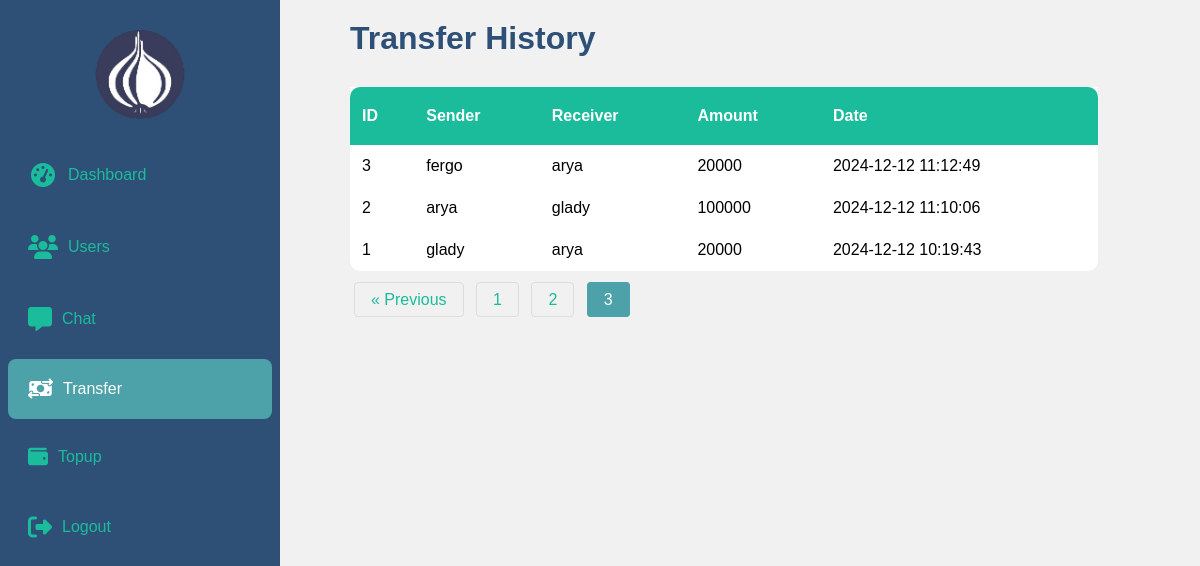
Page /Views/dashboard/transfer.php?page=3 on the committed database.
### tables this page shows
CREATE TABLE `transfer` (
  `id` int(11) NOT NULL AUTO_INCREMENT,
  `sender_id` int(11) DEFAULT NULL,
  `receiver_id` int(11) DEFAULT NULL,
  `amount` int(11) DEFAULT NULL,
  `created_at` datetime DEFAULT current_timestamp(),
  PRIMARY KEY (`id`),
  KEY `sender_id` (`sender_id`),
  KEY `receiver_id` (`receiver_id`),
  CONSTRAINT `transfer_ibfk_1` FOREIGN KEY (`sender_id`) REFERENCES `users` (`id`),
  CONSTRAINT `transfer_ibfk_2` FOREIGN KEY (`receiver_id`) REFERENCES `users` (`id`)
);

CREATE TABLE `users` (
  `id` int(11) NOT NULL AUTO_INCREMENT,
  `name` varchar(100) NOT NULL,
  `username` varchar(50) NOT NULL,
  `email` varchar(100) NOT NULL,
  `password` varchar(255) NOT NULL,
  `address` text NOT NULL,
  `role` enum('admin','user') DEFAULT 'user',
  `balance` decimal(15,2) DEFAULT 0.00,
  PRIMARY KEY (`id`),
  UNIQUE KEY `username` (`username`),
  UNIQUE KEY `email` (`email`)
);

### Views/dashboard/transfer.php (the view, shortened to what this page needs)
<?php
include __DIR__ . '/../../config/connect.php';
$records_per_page = 10;
$page = isset($_GET['page']) && is_numeric($_GET['page']) ? intval($_GET['page']) : 1;
$offset = ($page - 1) * $records_per_page;
$total_query = "SELECT COUNT(*) AS total FROM transfer";
$total_result = $conn->query($total_query);
$total_data = $total_result->fetch_assoc()['total'];
$total_pages = ceil($total_data / $records_per_page);
$query_transfer = "
    SELECT
        transfer.id,
        sender.username AS sender_username,
        receiver.username AS receiver_username,
        transfer.amount,
        transfer.created_at
    FROM transfer
    JOIN users AS sender ON transfer.sender_id = sender.id
    JOIN users AS receiver ON transfer.receiver_id = receiver.id
    ORDER BY transfer.created_at DESC
    LIMIT $records_per_page OFFSET $offset
";
$result_transfer = $conn->query($query_transfer);
$current_page = basename($_SERVER['PHP_SELF']);
?>
<!DOCTYPE html>
<html lang="en">
<head>
    <link rel="stylesheet" href="/../../public/css/admin.css">
    <link href="https://cdnjs.cloudflare.com/ajax/libs/font-awesome/6.4.0/css/all.min.css" rel="stylesheet">
</head>
<body>
<div class="sidebar">
    <div class="sidebar-header">
        <img src="../../public/img/onion-logo.png" alt="Logo" class="logo">
    </div>
    <ul class="sidebar-menu">
        <a href="index.php" class="menu-item <?= $current_page == 'index.php' ? 'active' : '' ?>"><i class="fas fa-fw fa-tachometer-alt"></i> Dashboard</a>
        <a href="users.php" class="menu-item <?= $current_page == 'users.php' ? 'active' : '' ?>"><i class="fas fa-users"></i> Users</a>
        <a href="chat.php" class="menu-item <?= $current_page == 'chat.php' ? 'active' : '' ?>"><i class="fas fa-comment-alt"></i> Chat</a>
        <a href="transfer.php" class="menu-item <?= $current_page == 'transfer.php' ? 'active' : '' ?>"><i class="fa-solid fa-money-bill-transfer"></i> Transfer</a>
        <a href="status.php" class="menu-item <?= $current_page == 'status.php' ? 'active' : '' ?>"><i class="fa-solid fa-wallet"></i></i> Topup</a>
        <a href="/logout.php" class="menu-item"><i class="fas fa-sign-out-alt"></i> Logout</a>
    </ul>
</div>
<div class="main-content">
    <h1>Transfer History</h1>
    <table>
        <thead>
            <tr>
                <th class="rounded-header-top-left">ID</th>
                <th>Sender</th>
                <th>Receiver</th>
                <th>Amount</th>
                <th class="rounded-header-top-right">Date</th>
            </tr>
        </thead>
        <tbody>
            <?php if ($result_transfer->num_rows > 0): ?>
                <?php while ($transfer = $result_transfer->fetch_assoc()): ?>
                    <tr>
                        <td><?= $transfer['id'] ?></td>
                        <td><?= $transfer['sender_username'] ?></td>
                        <td><?= $transfer['receiver_username'] ?></td>
                        <td><?= $transfer['amount'] ?></td>
                        <td><?= $transfer['created_at'] ?></td>
                    </tr>
                <?php endwhile; ?>
            <?php else: ?>
                <tr>
                    <td colspan="5" style="text-align: center;">No transfer records found.</td>
                </tr>
            <?php endif; ?>
        </tbody>
    </table>
    <div class="pagination">
        <?php if ($page > 1): ?>
            <a href="?page=<?= $page - 1 ?>">&laquo; Previous</a>
        <?php endif; ?>
        <?php for ($i = 1; $i <= $total_pages; $i++): ?>
            <a href="?page=<?= $i ?>" class="<?= $i == $page ? 'active' : '' ?>"><?= $i ?></a>
        <?php endfor; ?>
    </div>
</div>
</body>
</html>

### public/css/admin.css (style rules this page uses)
* { margin: 0; padding: 0; box-sizing: border-box; }
body { font-family: Arial, sans-serif; background-color: #f1f1f1; display: flex; }
.sidebar { height: 100%; width: 280px; position: fixed; top: 0; left: 0; background-color: #2E5077; padding-top: 20px; z-index: 1000; }
.sidebar-header { color: #ffff; text-align: center; padding: 10px; font-size: 24px; }
.sidebar-header .logo { max-width: 60%; height: auto; }
.sidebar-menu { list-style: none; padding: 0; }
.sidebar-menu .fas { font-size: 1.5rem; }
.sidebar-menu a { margin: 8px; color: #1abc9c; text-decoration: none; display: flex; align-items: center; padding: 20px 20px; border-radius: 8px; transition: 0.5ms; }
.sidebar-menu a i { margin-right: 10px; font-size: 20px; }
.sidebar-menu a:hover, .sidebar-menu a:focus, .sidebar-menu a.active { background-color: #4DA1A9; color: #ffffff; }
.main-content { margin-left: 280px; padding: 20px; width: 100%; }
.main-content h2, h1 { margin-left: 50px; margin-bottom: 30px; color: #2E5077; }
table { padding: 10px 20px; margin-left: 50px; margin-bottom: 20px; width: 85%; border-collapse: collapse; background: white; border-bottom-right-radius: 10px; border-bottom-left-radius: 10px; }
table td { padding: 12px; text-align: left; }
table th { background-color: #1abc9c; color: #ffff; padding: 20px 12px; text-align: left; }
table th.rounded-header-top-left { border-top-left-radius: 10px; }
table th.rounded-header-top-right { border-top-right-radius: 10px; }
.pagination { display: inline-block; margin-left: 50px; }
.pagination a { color: #1abc9c; padding: 8px 16px; text-decoration: none; border: 1px solid #ddd; margin: 0 4px; border-radius: 4px; transition: background-color 0.3s; }
.pagination a.active { background-color: #4DA1A9; color: white; border: 1px solid #4DA1A9; }

### rows in the picture
transfer: id "3", sender.username "fergo", receiver.username "arya", amount "20000", created_at "2024-12-12 11:12:49"
transfer: id "2", sender.username "arya", receiver.username "glady", amount "100000", created_at "2024-12-12 11:10:06"
transfer: id "1", sender.username "glady", receiver.username "arya", amount "20000", created_at "2024-12-12 10:19:43"
